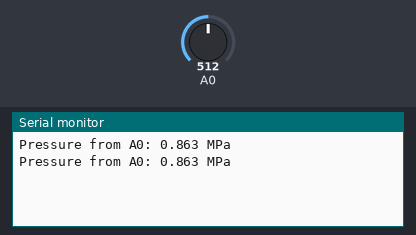
A sketch run on a simulated Arduino Uno, built with avr-gcc and run on an emulated ATmega328P. On the bench: the last lines printed to the serial monitor. The inputs (shaded band) are chosen by the test bench; at power-on: A0 = 512.

Above: at 1.8 s.
1.9 s: A0 set to 716
At 2.8 s:
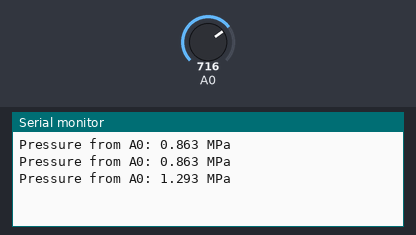
3.4 s: A0 set to 900
At 4.8 s:
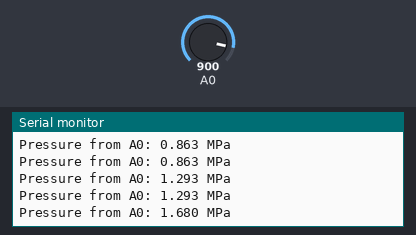
Timing chart, 0 to 6.4 s (numbered marks = the images above; inputs shaded):
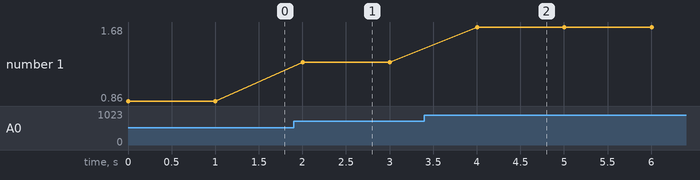

The sketch:

pressure_sensor.ino
```cpp
void setup() {
  // Start serial communication at 9600 baud rate
  Serial.begin(9600);
}

float adcToPressureMPa(int adcValue) {
  float referenceVoltage = 5.0; // Assuming 5V reference voltage
  float nullVoltage = 0.50;     // Sensor's null voltage
  float sensitivity = 0.016;   // Sensor's sensitivity in V/psi
  float psiToMPa = 0.00689476;  // Conversion factor from psi to MPa

  // Convert ADC value to voltage
  float voltage = (adcValue / 1023.0) * referenceVoltage;

  // Subtract the null voltage
  float activeVoltage = voltage - nullVoltage;

  // Convert active voltage to pressure in psi
  float pressurePsi = activeVoltage / sensitivity;

  // Convert pressure from psi to MPa
  float pressureMPa = pressurePsi * psiToMPa;

  return pressureMPa;
}

void loop() {
  // Read the value from the sensor connected to A0
  int valueA0 = analogRead(A0);
  float pressureA0 = adcToPressureMPa(valueA0);

  // Print the pressure value in MPa to the serial monitor
  Serial.print("Pressure from A0: ");
  Serial.print(pressureA0, 3); // Print with 3 decimal places
  Serial.println(" MPa");

  // Delay for a bit before reading again
  delay(1000); // 1 second delay
}
```

Measured:
- after the input at 1.9 s, the serial monitor: prints a new line after 0.10 s (image 1)
- after the input at 3.4 s, the serial monitor: prints a new line after 0.60 s (image 2)
- plotted number 1: 0.86 → 1.29 after the input at 1.9 s, 1.29 → 1.68 after the input at 3.4 s
